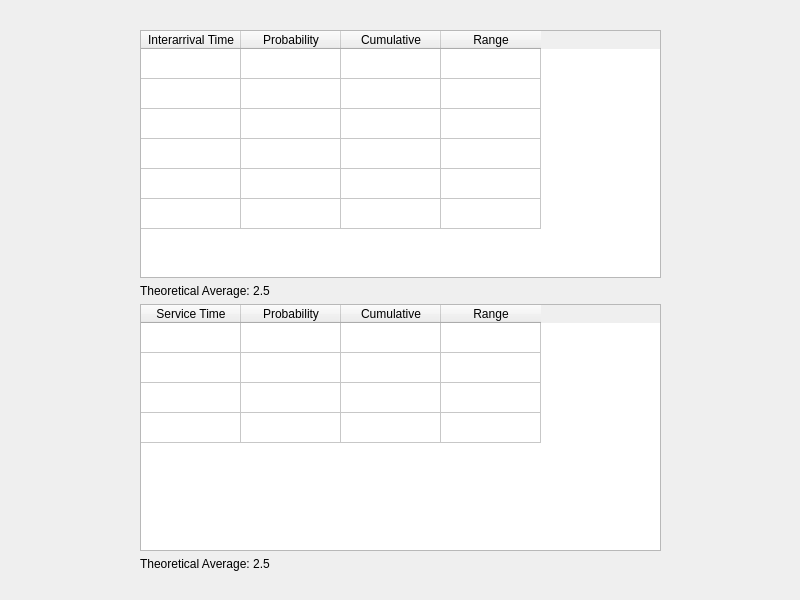
<?xml version="1.0" encoding="UTF-8"?>
<ui version="4.0">
 <class>ProbabilityTable</class>
 <widget class="QMainWindow" name="ProbabilityTable">
  <property name="geometry">
   <rect>
    <x>0</x>
    <y>0</y>
    <width>800</width>
    <height>600</height>
   </rect>
  </property>
  <property name="windowTitle">
   <string>MainWindow</string>
  </property>
  <widget class="QWidget" name="centralwidget">
   <widget class="QWidget" name="verticalLayoutWidget">
    <property name="geometry">
     <rect>
      <x>140</x>
      <y>30</y>
      <width>521</width>
      <height>541</height>
     </rect>
    </property>
    <layout class="QVBoxLayout" name="verticalLayout">
     <item>
      <widget class="QTableWidget" name="arrivalTable">
       <property name="rowCount">
        <number>6</number>
       </property>
       <attribute name="horizontalHeaderVisible">
        <bool>true</bool>
       </attribute>
       <attribute name="horizontalHeaderHighlightSections">
        <bool>true</bool>
       </attribute>
       <attribute name="verticalHeaderVisible">
        <bool>false</bool>
       </attribute>
       <attribute name="verticalHeaderHighlightSections">
        <bool>true</bool>
       </attribute>
       <row>
        <property name="text">
         <string>New Row</string>
        </property>
       </row>
       <row>
        <property name="text">
         <string>New Row</string>
        </property>
       </row>
       <row>
        <property name="text">
         <string>New Row</string>
        </property>
       </row>
       <row>
        <property name="text">
         <string>New Row</string>
        </property>
       </row>
       <row>
        <property name="text">
         <string>New Row</string>
        </property>
       </row>
       <row>
        <property name="text">
         <string>New Row</string>
        </property>
       </row>
       <column>
        <property name="text">
         <string>Interarrival Time</string>
        </property>
       </column>
       <column>
        <property name="text">
         <string>Probability</string>
        </property>
       </column>
       <column>
        <property name="text">
         <string>Cumulative</string>
        </property>
       </column>
       <column>
        <property name="text">
         <string>Range</string>
        </property>
       </column>
      </widget>
     </item>
     <item>
      <widget class="QLabel" name="label">
       <property name="text">
        <string>Theoretical Average: 2.5</string>
       </property>
      </widget>
     </item>
     <item>
      <widget class="QTableWidget" name="serviceTable">
       <property name="rowCount">
        <number>4</number>
       </property>
       <attribute name="verticalHeaderVisible">
        <bool>false</bool>
       </attribute>
       <row>
        <property name="text">
         <string>New Row</string>
        </property>
       </row>
       <row>
        <property name="text">
         <string>New Row</string>
        </property>
       </row>
       <row>
        <property name="text">
         <string>New Row</string>
        </property>
       </row>
       <row>
        <property name="text">
         <string>New Row</string>
        </property>
       </row>
       <column>
        <property name="text">
         <string>Service Time</string>
        </property>
       </column>
       <column>
        <property name="text">
         <string>Probability</string>
        </property>
       </column>
       <column>
        <property name="text">
         <string>Cumulative</string>
        </property>
       </column>
       <column>
        <property name="text">
         <string>Range</string>
        </property>
       </column>
      </widget>
     </item>
     <item>
      <widget class="QLabel" name="label_2">
       <property name="text">
        <string>Theoretical Average: 2.5</string>
       </property>
      </widget>
     </item>
    </layout>
   </widget>
  </widget>
 </widget>
 <resources/>
 <connections/>
</ui>
